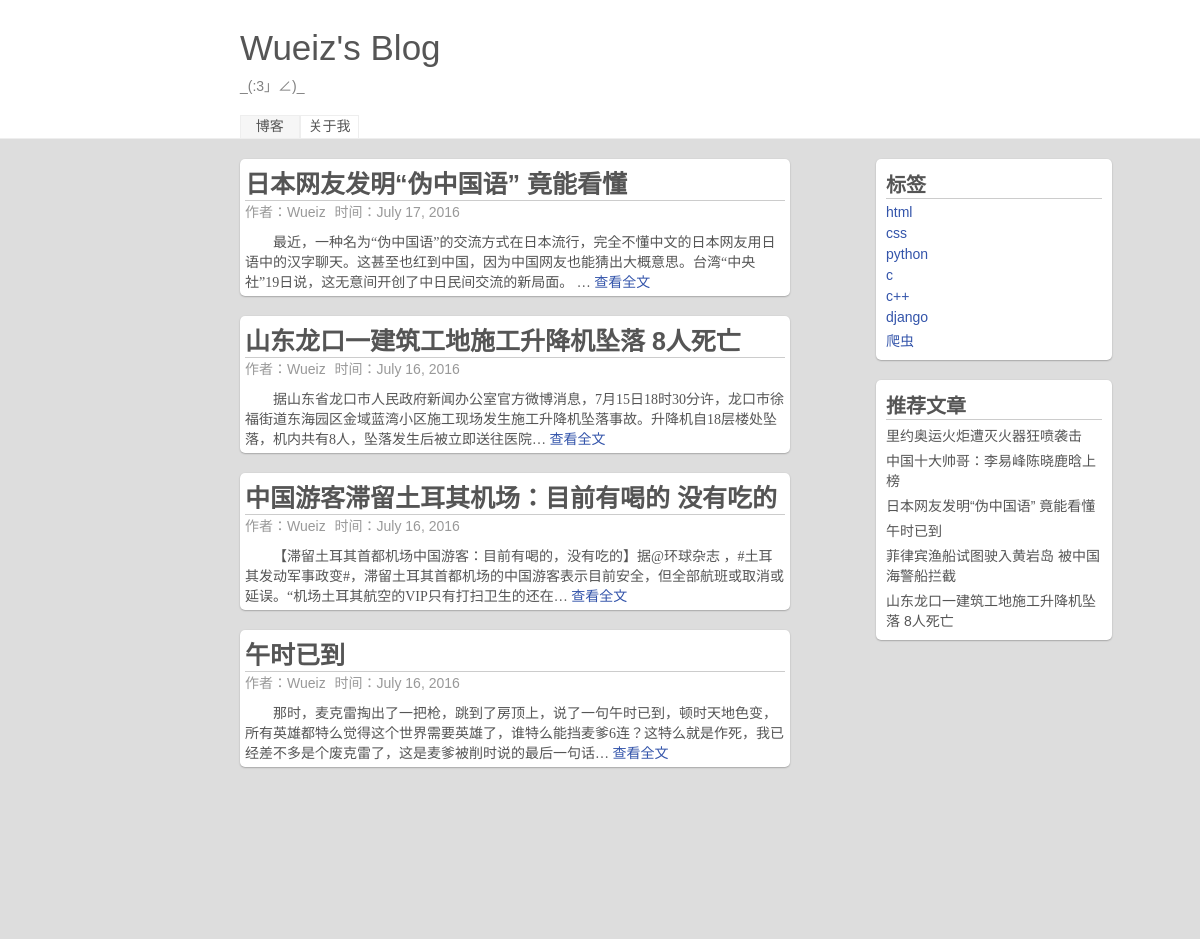
/tag/3, run on the app's committed database.
### myblog/models.py (models this page shows, shortened)
class article(models.Model):
    title = models.CharField('标题',max_length=200)
    content = models.TextField('内容',max_length=1000)
    date = models.DateField('日期')
    author = models.ManyToManyField('author')
    tag = models.ManyToManyField('tag')
    recommond = models.BooleanField('推荐',default=False)
    class Meta:
        verbose_name = '文章'
        verbose_name_plural = verbose_name
        ordering = ['-date']

class author(models.Model):
    name = models.CharField('作者名',max_length=10)
    email = models.EmailField('邮箱')
    class Meta:
        verbose_name = '作者'
        verbose_name_plural = verbose_name

class tag(models.Model):
    name = models.CharField('标签名',max_length=10)
    class Meta:
        verbose_name = '标签'
        verbose_name_plural = verbose_name

### myblog/views.py (the view)
# urls.py: url(r'^tag/(?P<t_id>\d+)',get_tag,name='tag')
def get_tag(requests,t_id):
    art_list = article.objects.filter(tag__id=t_id)
    tag_list = tag.objects.all()
    recommond_list = article.objects.filter(recommond=True)
    return render(requests, 'blog.html', {
        'art_list': art_list, 'tag_list': tag_list, 'recommond_list': recommond_list, 'next': False, 'pre': False
        })

### myblog/templates/blog.html (shortened to what this page needs)
<html>
<head>
</head>
{% load staticfiles %}
<link rel="stylesheet" type="text/css" href="{% static "css/style.css" %}">
<link rel="stylesheet" type="text/css" href="{% static "css/reset.css" %}">
<body>
	<header class='blog_header'>
		<div class='top_fixed'>
			<p class="blog_name">Wueiz's Blog</p>
			<p class="blog_info">_(:3」∠)_</p>
			<a href="{% url 'index' %}" class='top_button choice' title='我的博客'>博客</a><a href="#" class='top_button ' title='关于我'>关于我</a>
		</div>
	</header>
	<main class='blog_main'>
		<div class='left_main'>
            {% for art in art_list %}
			<div class='article_card'>
				<div class="article_title"><p>{{ art.title }}</p></div>
				<div class="article_info">
					<div class="article_auto">作者：{{ art.author.all.0.name }}</div>
					<div class="article_time">时间：{{ art.date }}</div>
				</div>
				<div class="article_content">
					{{  art.content|truncatechars_html:101 }}
                    {% if art == art_list.0 %}
					<a href='/article/{{ art.id }}' id="article" class='article_all'>查看全文</a>
                    {% else %}
                    <a href='/article/{{ art.id }}' class='article_all'>查看全文</a>
                    {% endif %}
				</div>
			</div>
            {% endfor %}
		</div>
		<div class="right_main">
			<div class="pigeonhole right_card">
				<div class="pig_info">标签</div>
				<ul>
                    {% for tag in tag_list %}
					<li class='pig_item'><a href='/tag/{{ tag.id }}'>{{ tag.name }}</a></li>
					{% endfor %}
				</ul>
			</div>
			<div class="recommond right_card">
				<div class="re_info">推荐文章</div>
				<ul>
                    {% for recommond in recommond_list %}
					<li class='re_item'><a href='/article/{{ recommond.id }}'>{{ recommond.title }}</a></li>
					{% endfor %}
				</ul>
			</div>
		</div>
	</main>
</body>
</html>

### myblog/static/css/style.css (style rules this page uses)
html,body { width: 100%; height: 100%; }
.blog_header { height: 138px; width: 100%; border-bottom: 1px solid #eee; }
.top_fixed { width: 80%; margin-left:20%; height: 110px; padding-top: 28px; }
.blog_name { font-size: 2.5em; font-weight: blod; margin-bottom: 7px; }
.blog_info { color:gray; margin-bottom: 20px; }
.top_button { display: inline-block; height: 20%; line-height: 1.5; width: 6%; text-align: center; margin: 0; border:1px solid #eee; text-decoration: none; }
.choice { background-color: #F6F6F6; }
.blog_main { background-color: #ddd; width: 100%; height: 100%; }
.left_main { float:left; width: 50%; margin-left: 20%; }
.right_main { float: right; width: 20%; margin-right: 7%; }
.article_card { width:90%; padding: 5px; margin-top: 20px; background-color: #fff ; border-radius: 5px; box-shadow: 0 .05rem .1rem rgba(0,0,0,.3); }
.article_title { width:100%; font-size: 25px; font-weight: 600; border-bottom: 1px solid #ccc; }
.article_info { width: 100%; margin-bottom: 10px; }
.article_time,.article_auto { display: inline-block; margin-right: 5px; color: #999; }
.article_content { text-indent: 2em; font-family: "Microsoft YaHei"; }
.article_all { color:#3354AA; }
.right_card { width:90%; padding: 10px; margin-top: 20px; background-color: #fff ; border-radius: 5px; box-shadow: 0 .05rem .1rem rgba(0,0,0,.3); }
.pig_item,.re_item { display: block; margin-top: 5px; }
.pig_item > a { color:#3354aa; }
.pig_info , .re_info { font-size: 20px; font-weight: 700; border-bottom: 1px solid #ccc; }

### data on the page
article: title "日本网友发明“伪中国语” 竟能看懂", author.all.0.name "Wueiz", date "July 17, 2016", content "最近，一种名为“伪中国语”的交流方式在日本流行，完全不懂中文的日本网友用日语中的汉字聊天。这甚至也红到中国，因为中国网友也能猜出大概意思。台湾“中央社”19日说，这无意间开创了中日民间交流的新局面。 …"
article: title "山东龙口一建筑工地施工升降机坠落 8人死亡", author.all.0.name "Wueiz", date "July 16, 2016", content "据山东省龙口市人民政府新闻办公室官方微博消息，7月15日18时30分许，龙口市徐福街道东海园区金域蓝湾小区施工现场发生施工升降机坠落事故。升降机自18层楼处坠落，机内共有8人，坠落发生后被立即送往医院…"
article: title "中国游客滞留土耳其机场：目前有喝的 没有吃的", author.all.0.name "Wueiz", date "July 16, 2016", content "【滞留土耳其首都机场中国游客：目前有喝的，没有吃的】据@环球杂志 ，#土耳其发动军事政变#，滞留土耳其首都机场的中国游客表示目前安全，但全部航班或取消或延误。“机场土耳其航空的VIP只有打扫卫生的还在…"
article: title "午时已到", author.all.0.name "Wueiz", date "July 16, 2016", content "那时，麦克雷掏出了一把枪，跳到了房顶上，说了一句午时已到，顿时天地色变，所有英雄都特么觉得这个世界需要英雄了，谁特么能挡麦爹6连？这特么就是作死，我已经差不多是个废克雷了，这是麦爹被削时说的最后一句话…"
tag: name "html"
tag: name "css"
tag: name "python"
tag: name "c"
tag: name "c++"
tag: name "django"
tag: name "爬虫"
article: title "里约奥运火炬遭灭火器狂喷袭击"
article: title "中国十大帅哥：李易峰陈晓鹿晗上榜"
article: title "菲律宾渔船试图驶入黄岩岛 被中国海警船拦截"
